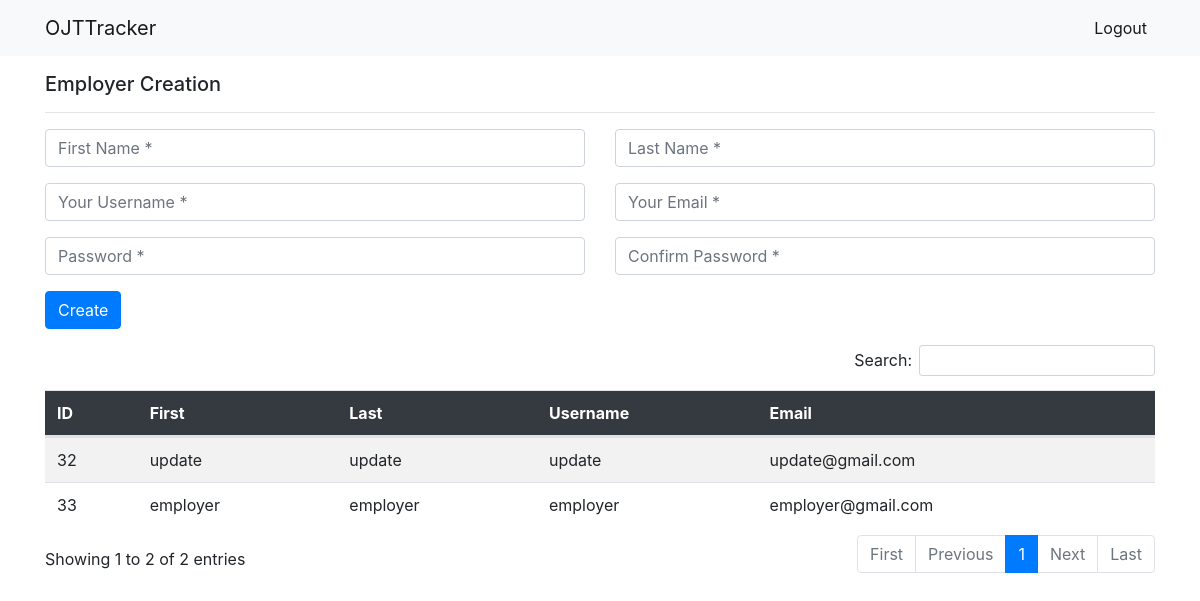
Page /admin-home/ (signed in) on the committed database.
### accounts/models.py (models this page shows)
class CustomUser(AbstractUser):
    is_student = models.BooleanField(default=False)
    previous_day = models.DateField(null=True, blank=True)
    day_login = models.DateField(null=True, blank=True)
    is_switch = models.BooleanField(default=False)
    is_send = models.BooleanField(default=False)
    school_name = models.CharField(max_length=150, default='New Era')
    section_code = models.CharField(max_length=150, default='None')
    is_employee = models.BooleanField(default=False)
    is_teacher = models.BooleanField(default=False)
    teacher_students = models.ManyToManyField("self", blank=True)
    employee_students = models.ManyToManyField("self", blank=True)
    my_teacher = models.ForeignKey("self", blank=True, null=True, on_delete=models.CASCADE, related_name="student_teacher")
    my_employee = models.ForeignKey("self", blank=True, null=True, on_delete=models.CASCADE, related_name="student_employee")
    pending_employee = models.BooleanField(default=False)
    is_male = models.BooleanField(default=False)
    phone = models.CharField(max_length=20, null=True, blank=True)
    question = models.CharField(max_length=50, null=True, blank=True)
    answer = models.CharField(max_length=250, null=True, blank=True)
    is_student_approve = models.BooleanField(default=False)
    employer_student = models.ManyToManyField("self", blank=True)
    pending_teacher = models.BooleanField(default=False)
    accept_teacher = models.BooleanField(default=False)
    is_confirm_employer = models.BooleanField(default=False)

### blog/views.py (the view, shortened to what this page needs)
# urls.py: path('admin-home/', views.admin_home, name='admin_home'),
@login_required(login_url='/admin-panel')
def admin_home(request):
    if request.method == 'GET':
        employees = CustomUser.objects.all()
        context = {
            'employees': employees
        }
        return render(request, 'blog/admin.html', context)

### blog/templates/blog/admin.html (shortened to what this page needs)
{% extends 'blog/user_base.html' %}
{% block css %}
  <link rel="stylesheet" href="https://cdn.datatables.net/1.10.21/css/dataTables.bootstrap4.min.css">
{% endblock css %}
{% block content %}
    <nav class="navbar navbar-expand-lg navbar-light bg-light">
        <div class="container">
            <a class="navbar-brand" href="{% url 'admin_panel' %}">OJTTracker</a>
            <div class="collapse navbar-collapse" id="navbarNavAltMarkup">
                <div class="navbar-nav">
                    <a class="nav-link active" aria-current="page" href="/admin-logout">Logout</a>
                </div>
            </div>
        </div>
    </nav>
    <div class="container mt-3">
        <h5>Employer Creation</h5>
        <hr></hr>
        <form action="{% url 'admin_home' %}" method="POST">
            <div class="row">
                <div class="col">
                    <div class="form-group">
                        <input name="first_name" type="text" class="form-control" placeholder="First Name *" value="" required/>
                    </div>
                </div>
                <div class="col">
                    <div class="form-group">
                        <input name="last_name" type="text" class="form-control" placeholder="Last Name *" value="" required/>
                    </div>
                </div>
            </div>
            <div class="row">
                <div class="col">
                    <div class="form-group">
                        <input name="username" type="text" class="form-control" placeholder="Your Username *" value="" />
                    </div>
                </div>
                <div class="col">
                    <div class="form-group">
                        <input name="email" type="email" class="form-control" placeholder="Your Email *" value="" />
                    </div>
                </div>
            </div>
            <div class="row">
                <div class="col">
                    <div class="form-group">
                        <input name="password1" type="password" class="form-control" placeholder="Password *" value="" required/>
                    </div>
                </div>
                <div class="col">
                    <div class="form-group">
                        <input name="password2" type="password" class="form-control"  placeholder="Confirm Password *" value="" required/>
                    </div>
                </div>
            </div>
            <input type="submit" class="btn btn-primary"  value="Create"/>
        </form>
        <table id="admin" class="table table-striped dt-responsive">
            <thead class="bg-dark text-white">
                <tr>
                  <th scope="col">ID</th>
                  <th scope="col">First</th>
                  <th scope="col">Last</th>
                  <th scope="col">Username</th>
                  <th scope="col">Email</th>
                </tr>
              </thead>
              <tbody>
                {% for employee in employees %}
                    {% if employee.is_employee %}
                        {% if employee.is_confirm_employer %}
                            <tr>
                                <td>{{ employee.id }}</td>
                                <td>{{ employee.first_name }}</td>
                                <td>{{ employee.last_name }}</td>
                                <td>{{ employee.username }}</td>
                                <td>{{ employee.email }}</td>
                            </tr>
                        {% endif %}
                    {% endif %}
                {% endfor %}
              </tbody>
        </table>
    </div>
{% endblock content %}

### rows in the picture
CustomUser: id "32", first_name "update", last_name "update", username "update", email "update@gmail.com"
CustomUser: id "33", first_name "employer", last_name "employer", username "employer", email "employer@gmail.com"
